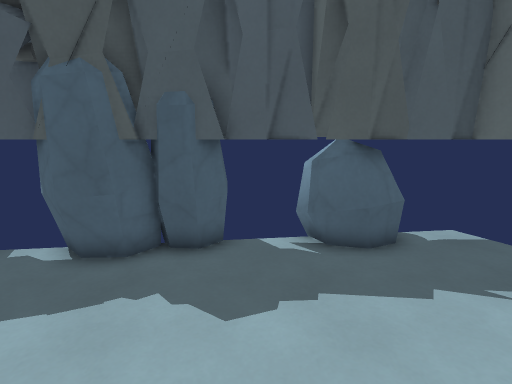
view 1 (above)

21 first-person views from a walk through a level from a Godot 3-D game. The camera is 1.5 m above the floor, tilts 10° down and sees 80° across. The floor is counted in squares, 0.5 m on a side. Each view is taken from the middle of a square. On the plan, view 1 faces up. The plan holds only what a view shows up to about 20 squares ahead; the rest is blank. The place goes on beyond the plan. Surface patterns are stand-ins for the level's own textures.

view 2
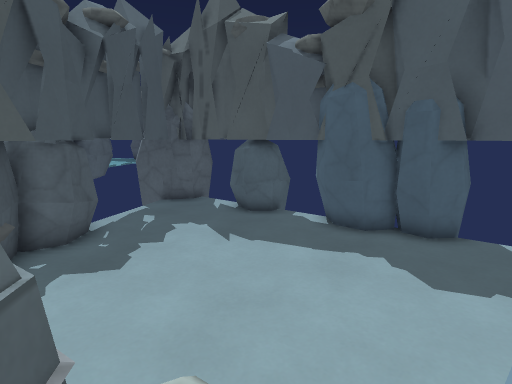

view 3
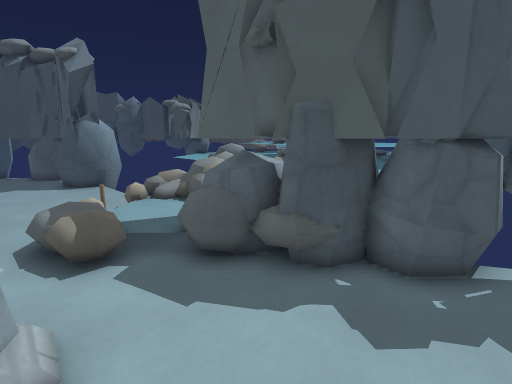

view 4
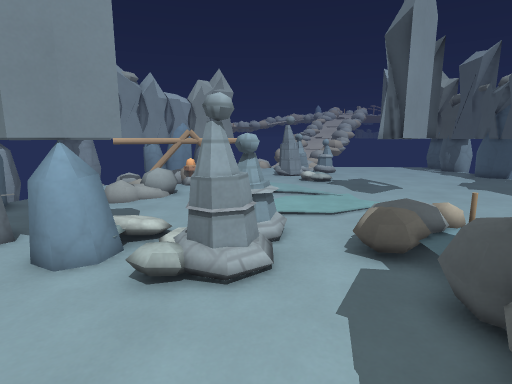

view 5
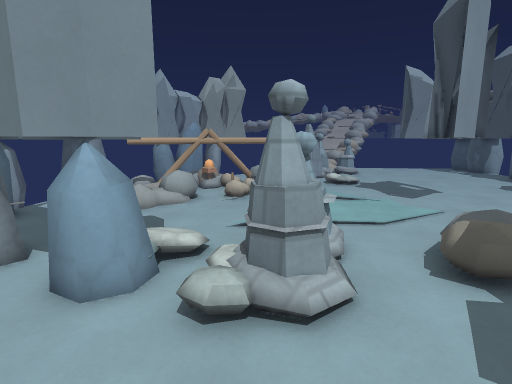

view 6
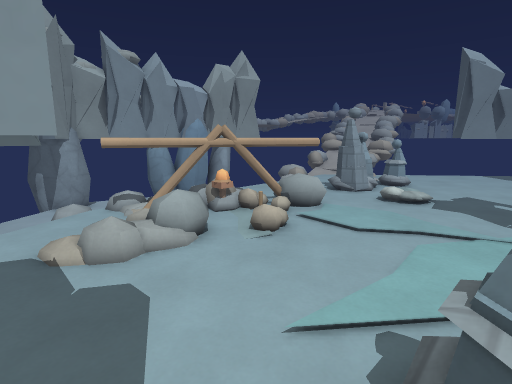

view 7
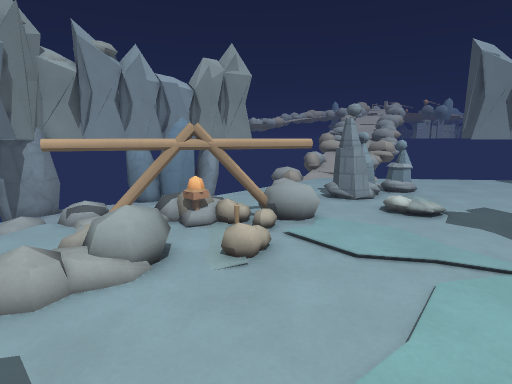

view 8
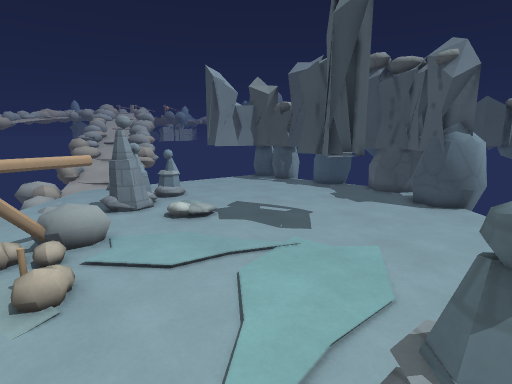

view 9
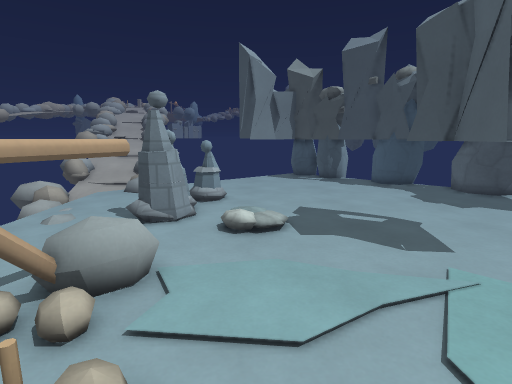

view 10
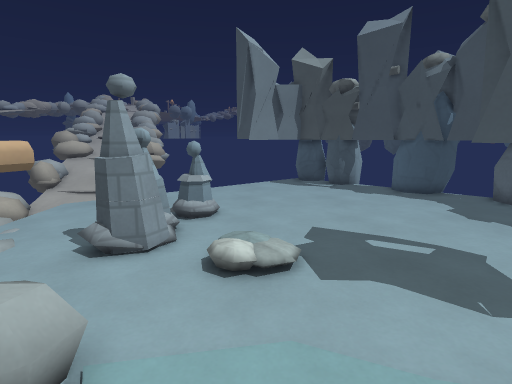

view 11
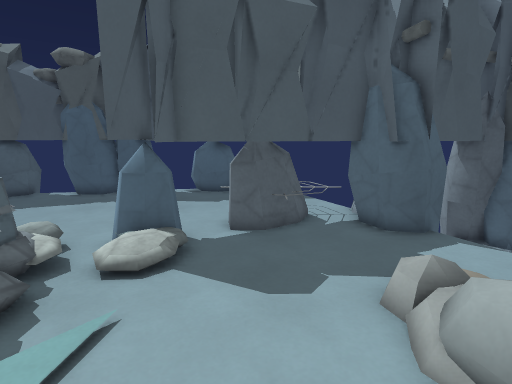

view 12
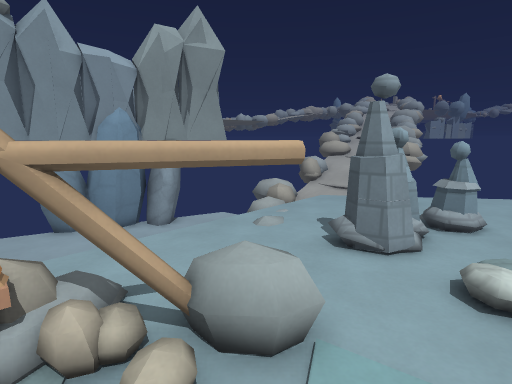

view 13
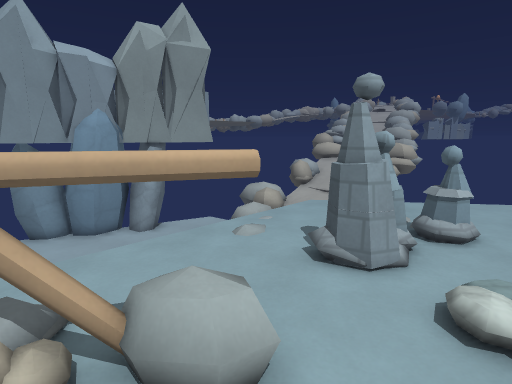

view 14
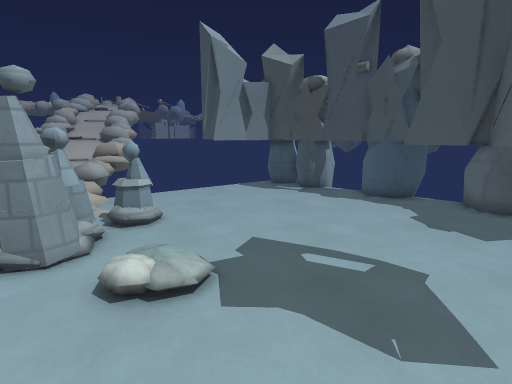

view 15
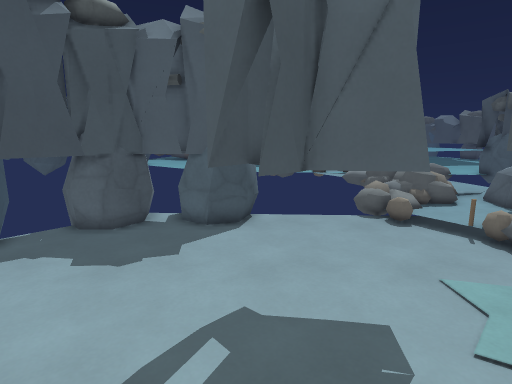

view 16
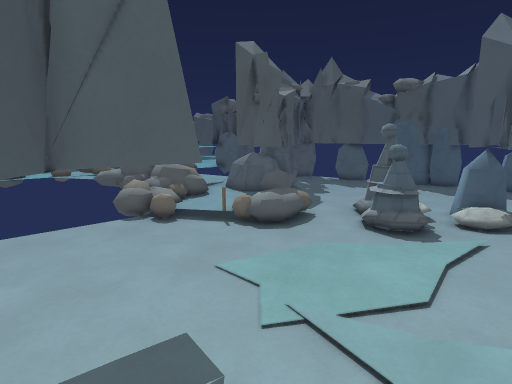

view 17
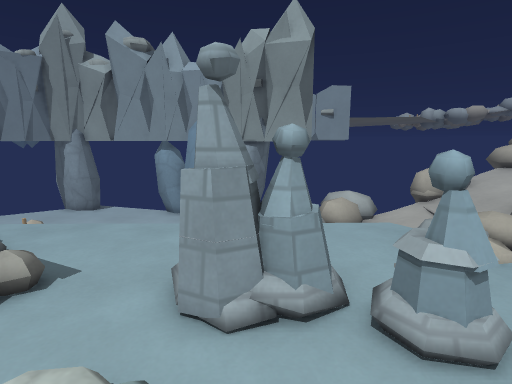

view 18
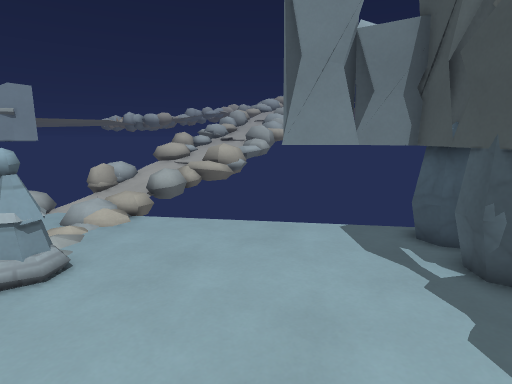

view 19
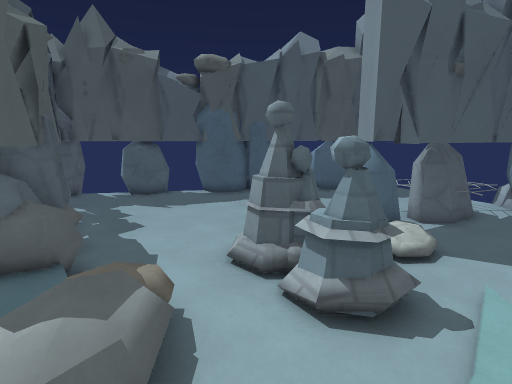

view 20
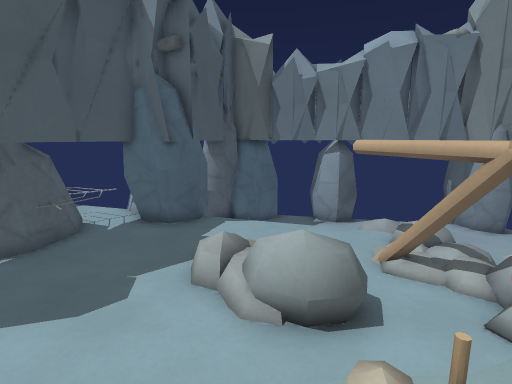

view 21
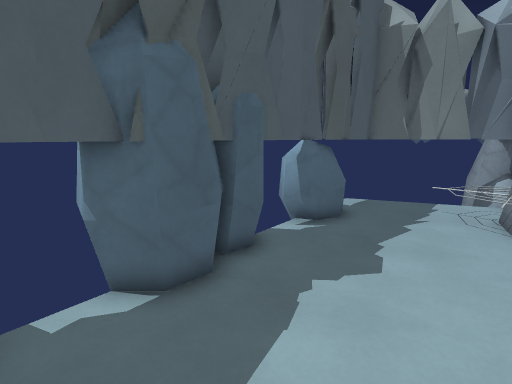

### Floor plan
Key: @ floor where view 1 was taken; # wall or solid block; x gap in a wall; . main floor; : floor 0.25 m higher than the main floor; - floor 0.25 m lower than the main floor; + floor 0.5 m higher than the main floor; * floor 0.75 m higher than the main floor; _ floor 0.75 m lower than the main floor; % floor 1 m higher than the main floor; / step, stairs or slope; = window, fence, low wall or low ledge; ^ raised ledge; B boulder; P pillar; T thing the floor can be seen under or through; L lantern; O other object.
Columns run from 10 left of view 1 to 23 right of it. Each row starts with its distance up from view 1.
  9    = B  BB #
  8 B B# BB#B########
  7 ^B######B# .  ..###
  6 #.B............. #      BB
  5 ................Ox^#B   BB
  4 ................O###    BB
  3 #.............=BB###     BBBB
  2 # ...........#BB#### B     B
  1 #B.........BT^^TT#.B#B     _BB
  0 BBB.......@BTTT.....B=     _BB
 -1 B##......O.BBT........=     BB
 -2 BB##....PP//::........=     ___
 -3  B##=...PP/........:.../     __
 -4  BB#=....PP/......O. .../==  ___
 -5  BB##/O..PP/......=# .T...=   ___B
 -6 +::::/==..........^^.TT:=     __BB
 -7 ==:::+*#..........==.x::=    ___BB
 -8  =#::++........../..TT://    ____B
 -9 #=#://...........// L++.=/=  ____
-10  *++..............:TT:..=    ____
-11  ++...............=T....=   _____
-12    ...............TT....=   ____B
-13    .....^^........:+....=   ____B
-14    :....TT..............=   ___BB
-15    :....TT..............=   __BB
-16  BBB....TTT.../:/.......=   __BBB
-17  B #B.......... /.PP....=    _BBB
-18    BB.............PP....x    _BB
-19   ##::............PP.....==  __BB
-20   B#::...........PP...../.=
-21   B#B::..........PP.....//===
-22     B::.................//:##
-23    B^##:.............::./-.
-24    =###B............//://.
-25      B B#............+//::==
-26        B^#.......... #  ::==
-27          # .......   #*////%
-28          ###...#      **++++
-29            #.####     %%  **
-30            ###        ==  **

Positions as (right, up) in squares from view 1, and headings:
1: (0, 0), facing up
2: (1, -2), facing up-left
3: (-2, 2), facing down-left
4: (-7, 2), facing down-right
5: (-5, 2), facing down-right
6: (0, -1), facing down-right
7: (1, -3), facing down-right
8: (2, -2), facing down
9: (5, -6), facing down
10: (5, -9), facing down
11: (5, -9), facing up
12: (5, -9), facing down-right
13: (5, -10), facing down-right
14: (3, -10), facing down
15: (5, -16), facing left
16: (4, -16), facing up-left
17: (3, -18), facing right
18: (-1, -20), facing down-right
19: (-2, -10), facing up
20: (4, -9), facing up-right
21: (-7, 2), facing up-right
